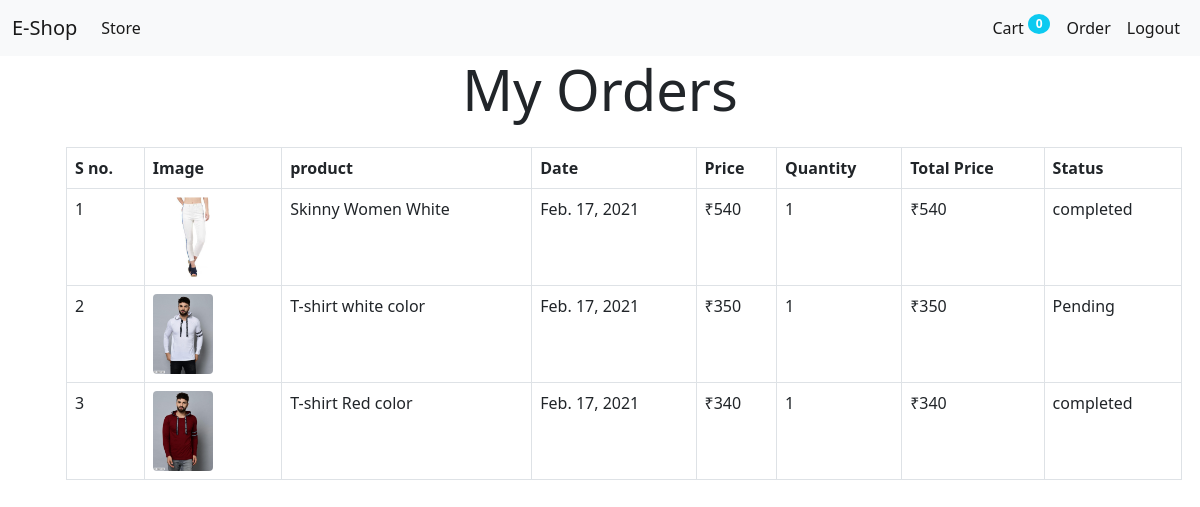
The page /order (signed in) on the database its author committed.
### store/models/order.py (models this page shows, shortened)
class Order(models.Model):
    product = models.ForeignKey(Product, on_delete=models.CASCADE)
    customer = models.ForeignKey(Customer, on_delete=models.CASCADE)
    quantity = models.IntegerField(default=1)
    price = models.IntegerField()
    address = models.CharField(max_length=50, default='')
    phone = models.CharField(max_length=50, default='')
    date = models.DateField(default=datetime.datetime.today)
    status = models.BooleanField(default=False)
    def __str__(self):
        return self.product.name
    @staticmethod
    def get_orders_by_customer(customer_id):
        return Order.objects.filter(customer = customer_id).order_by('-date')

### store/models/product.py (models this page shows, shortened)
class Product(models.Model):
    name = models.CharField(max_length=50)
    price = models.IntegerField(default=0)
    category = models.ForeignKey(Category, on_delete=models.CASCADE, default=1)
    description = models.CharField(max_length=200, default='', null=True, blank=True)
    image = models.ImageField(upload_to='product_img/')

### store/middleware/auth.py (the view)
    def middleware(request):
        print('middleware')
        returnUrl = request.META['PATH_INFO']
        print(request.META['PATH_INFO'])
        if not request.session.get('customer'):
            return redirect(f'login?return_url={returnUrl}')
        response = get_response(request)
        return response

### store/templatetags/custom_filter.py (called while the page is built)
@register.filter(name="currency")
def currency(number):
    return "₹" + str(number)

@register.filter(name="multiply")
def multiply(number, number1):
    return number * number1

### store/views/orders.py (called while the page is built)
    def get(self, request):
        customer = request.session.get('customer')
        orders = Order.get_orders_by_customer(customer)
        print('order',orders)
        return render(request, 'orders.html', {'orders':orders})

### store/templates/orders.html (shortened to what this page needs)
{% extends 'base.html' %}
{% block content %}
{% load cart %}
{% load custom_filter %}
<div class="container">
  <h1 class="display-4 text-center">My Orders</h1>
  <table class="table table-bordered p-4 m-4">
    <thead>
      <tr>
        <th>S no.</th>
        <th>Image</th>
        <th>product</th>
        <th>Date</th>
        <th>Price</th>
        <th>Quantity</th>
        <th>Total Price</th>
        <th>Status</th>
      </tr>
    </thead>
    <tbody>
      {% for order in orders %}
      <tr>
        <td>{{forloop.counter}}</td>
        <td><img height="80" class="rounded circle" src="{{order.product.image.url}}" alt=""></td>
        <td>{{order.product.name}}</td>
        <td>{{order.date}}</td>
        <td>{{order.price|currency}}</td>
        <td>{{order.quantity}}</td>
        <td>{{order.price|multiply:order.quantity|currency}}</td>
        {% if order.status %}
        <td>completed</td>
        {% else %}
        <td>Pending</td>
        {% endif %}
      </tr>
      {% endfor %}
    </tbody>
  </table>
</div>
{% endblock %}

### rows shown on the page
Order: product.image (picture), product.name "Skinny Women White", date "Feb. 17, 2021", price "₹540", quantity "1", price|multiply "₹540", status "completed"
Order: product.image (picture), product.name "T-shirt white color", date "Feb. 17, 2021", price "₹350", quantity "1", price|multiply "₹350", status "Pending"
Order: product.image (picture), product.name "T-shirt Red color", date "Feb. 17, 2021", price "₹340", quantity "1", price|multiply "₹340", status "completed"

### other values the page prints
{{ request.session.cart.keys|length }} "0"
